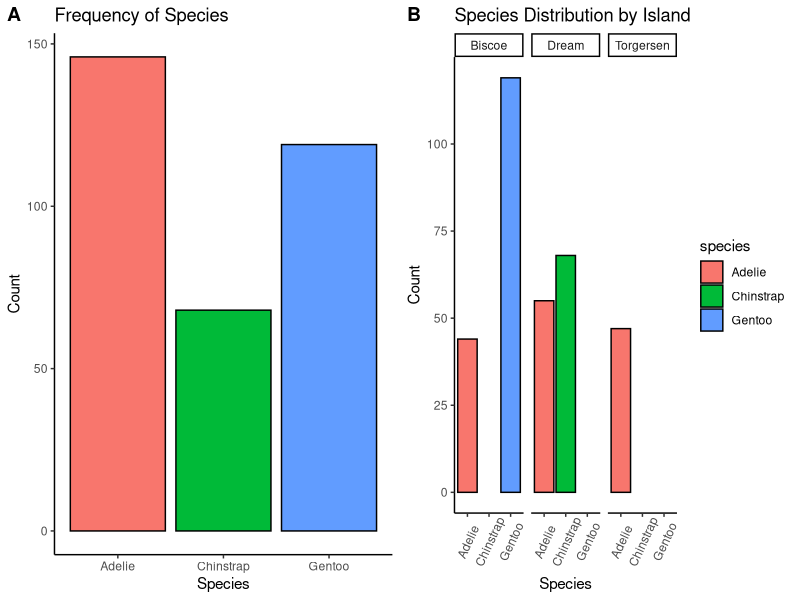
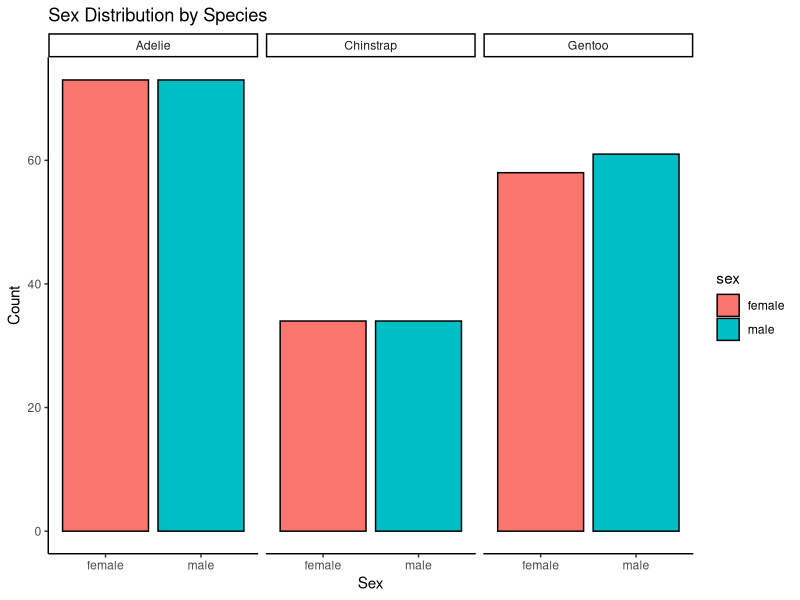
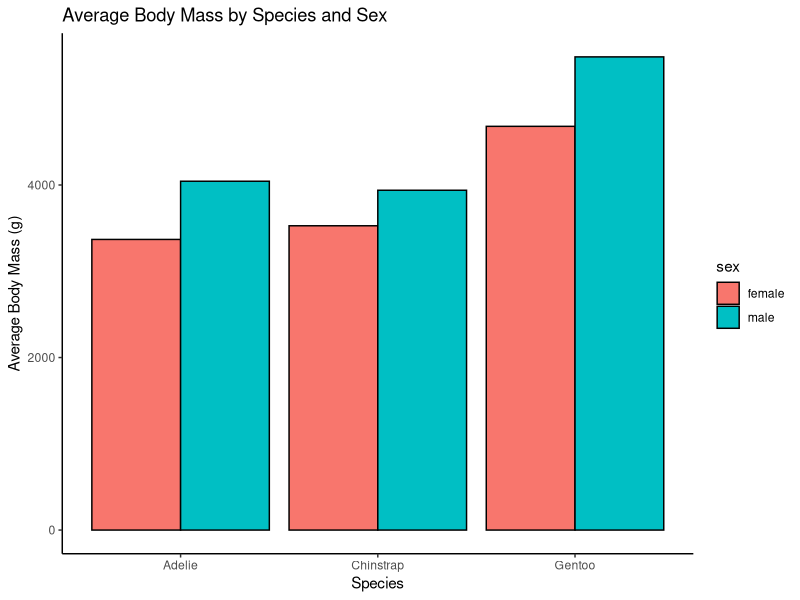
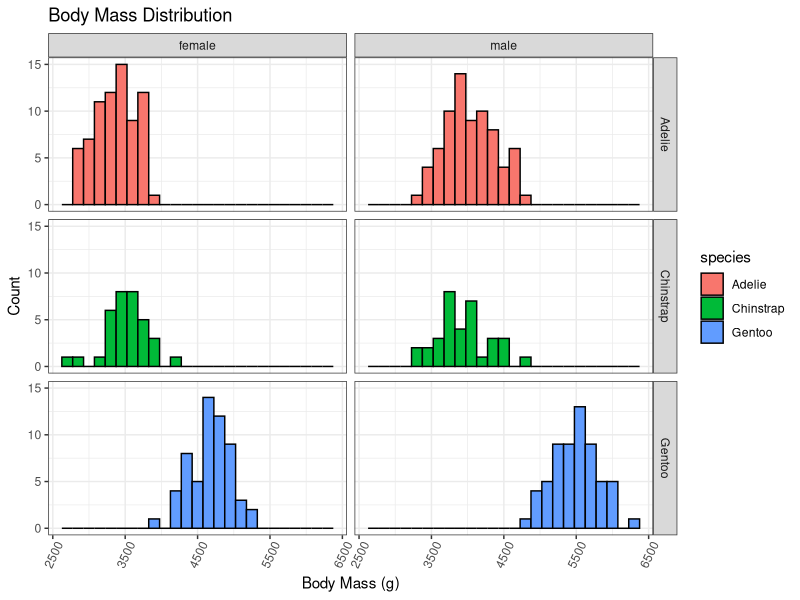
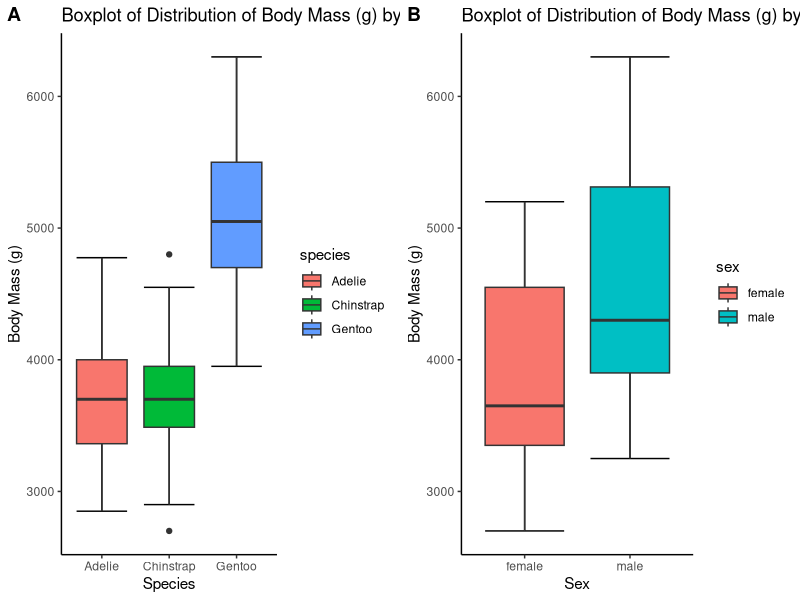
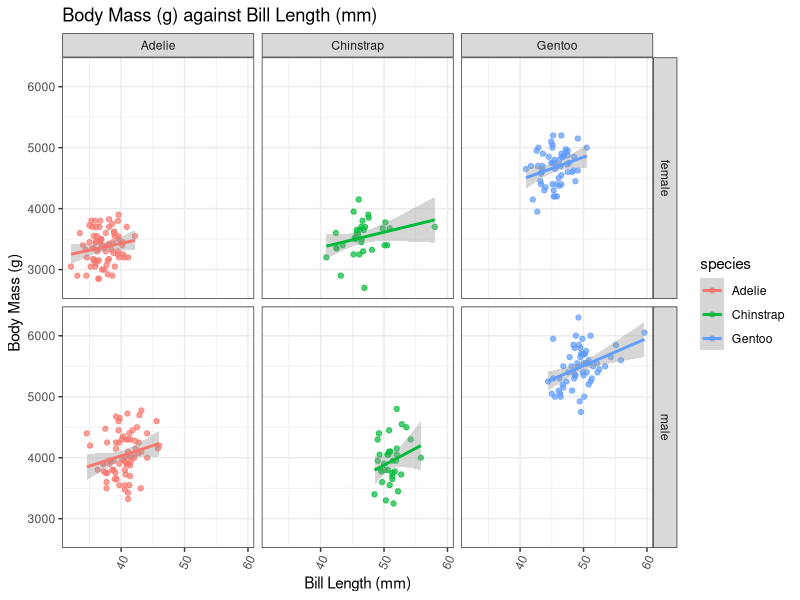
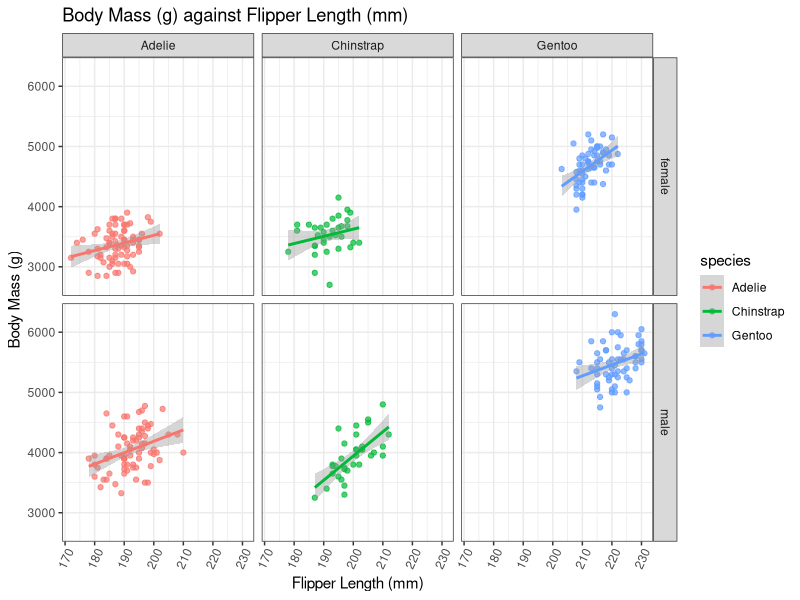

Source code (R) for these figures, in order:
## ---- chunk 1
knitr::opts_chunk$set(echo = TRUE)
## ---- chunk 2
library(palmerpenguins)
library(ggplot2)
library(ggpubr)
library(skimr)
library(dplyr)
library(gridExtra)
library(cowplot)
## ---- chunk 3
str(penguins)
## ---- chunk 4
summary(penguins)
## ---- chunk 5
colSums(is.na(penguins))
## ---- chunk 6
penguins_clean <- na.omit(penguins)
## ---- chunk 7
summary(penguins_clean)
## ---- chunk 8
skim(penguins_clean)
## ---- chunk 9
penguins_clean |>
  group_by(species) |>
  summarize(
    avg_body_mass = mean(body_mass_g),
    avg_bill_length = mean(bill_length_mm),
    avg_bill_depth = mean(bill_depth_mm),
    avg_flipper_length = mean(flipper_length_mm)
  )
## ---- chunk 10
theme_set(
  theme_classic()
)
## ---- chunk 11
# Bar chart showing the count of each species
freqspecies <- ggplot(penguins_clean, aes(x = species, fill = species)) + 
  geom_bar(color = "black", show.legend = FALSE) +
  labs(title = "Frequency of Species",
       x = "Species",
       y = "Count")

# Faceted bar chart displaying species distribution across islands
freqspecies_byisland <- ggplot(penguins_clean, aes(x = species, fill = species)) +
  geom_bar(color = "black") +
  facet_wrap( ~ island) +
  labs(title = "Species Distribution by Island",
       x = "Species", 
       y = "Count") + 
  theme(axis.text.x = element_text(angle=65, vjust=0.6))

# Plotting both bar charts onto a grid
plot_grid(freqspecies, freqspecies_byisland, labels = c("A", "B"), ncol = 2, nrow = 1)
## ---- chunk 12
# Bar chart showing the count of male and female penguins per species
ggplot(penguins_clean, aes(x = sex, fill = sex)) +
  geom_bar(color = "black") +
  facet_wrap( ~ species) +
  labs(title = "Sex Distribution by Species",
       x = "Sex", 
       y = "Count")
## ---- chunk 13
# Bar chart showing mean body mass for each species, grouped by sex
ggplot(penguins_clean, aes(x = species, y = body_mass_g, fill = sex)) +
  geom_bar(stat = "summary", fun = "mean", position = "dodge", color = "black") +
  labs(
    title = "Average Body Mass by Species and Sex",
    x = "Species",
    y = "Average Body Mass (g)"
  )
## ---- chunk 14
# Histogram of body mass, by species and sex
ggplot(data = penguins_clean, aes(x = body_mass_g, fill = species)) +
  geom_histogram(color = "black", bins = 25) +  # Histogram with black outline
  facet_grid(species ~ sex) +  # Facet by species (rows) and sex (columns) +
  labs(title = "Body Mass Distribution",
       x = "Body Mass (g)", 
       y = "Count") +
  theme_bw() +
  theme(axis.text.x = element_text(angle=65, vjust=0.6))
## ---- chunk 15

# Boxplot showing body mass distribution across species
box_bm_byspec <- ggplot(penguins_clean, aes(x = species, y = body_mass_g, fill = species)) + 
  stat_boxplot(geom ='errorbar') +
  geom_boxplot() +
  labs(title = "Boxplot of Distribution of Body Mass (g) by Species",
       x = "Species",
       y = "Body Mass (g)")

# Boxplot showing body mass distribution across sex
box_bm_bysex <- ggplot(penguins_clean, aes(x = sex, y = body_mass_g, fill = sex)) + 
  stat_boxplot(geom ='errorbar') +
  geom_boxplot() +
  labs(title = "Boxplot of Distribution of Body Mass (g) by Sex",
       x = "Sex",
       y = "Body Mass (g)")

# Plotting both box plots onto a grid
plot_grid(box_bm_byspec, box_bm_bysex, labels = c("A", "B"), ncol = 2, nrow = 1)


## ---- chunk 16

# Computing correlation coefficients between body mass and numerical variables
cor_table <- data.frame(
  Relationship = c("Body Mass and Bill Length", "Body Mass and Bill Depth", "Body Mass and Flipper Length"),
  Correlation = c(cor(penguins_clean$body_mass_g, penguins_clean$bill_length_mm, use = "complete.obs"),
  cor(penguins_clean$body_mass_g, penguins_clean$bill_depth_mm, use = "complete.obs"),
  cor(penguins_clean$body_mass_g, penguins_clean$flipper_length_mm, use = "complete.obs"))
)

print(cor_table)

## ---- chunk 17
# Scatterplots visualizing relationships between Body Mass vs. Flipper Length
# Body Mass vs. Bill Length
ggplot(penguins_clean, aes(x = bill_length_mm, y = body_mass_g, color = species)) +
  geom_point(alpha = 0.7) + 
  geom_smooth(method = lm) +
  facet_grid(sex ~ species) +
  labs(title = "Body Mass (g) against Bill Length (mm)",
       x = "Bill Length (mm)",
       y = "Body Mass (g)") +
  theme_bw() +
  theme(axis.text.x = element_text(angle=65, vjust=0.6))

## ---- chunk 18
# Body Mass vs. Flipper Length by Species and Sex
ggplot(penguins_clean, aes(x = flipper_length_mm, y = body_mass_g, color = species)) +
  geom_point(alpha = 0.7) + 
  geom_smooth(method = lm) +
  facet_grid(sex ~ species) +
  labs(title = "Body Mass (g) against Flipper Length (mm)",
       x = "Flipper Length (mm)",
       y = "Body Mass (g)") +
  theme_bw() +
  theme(axis.text.x = element_text(angle=65, vjust=0.6))

## ---- chunk 19
citation("palmerpenguins")
